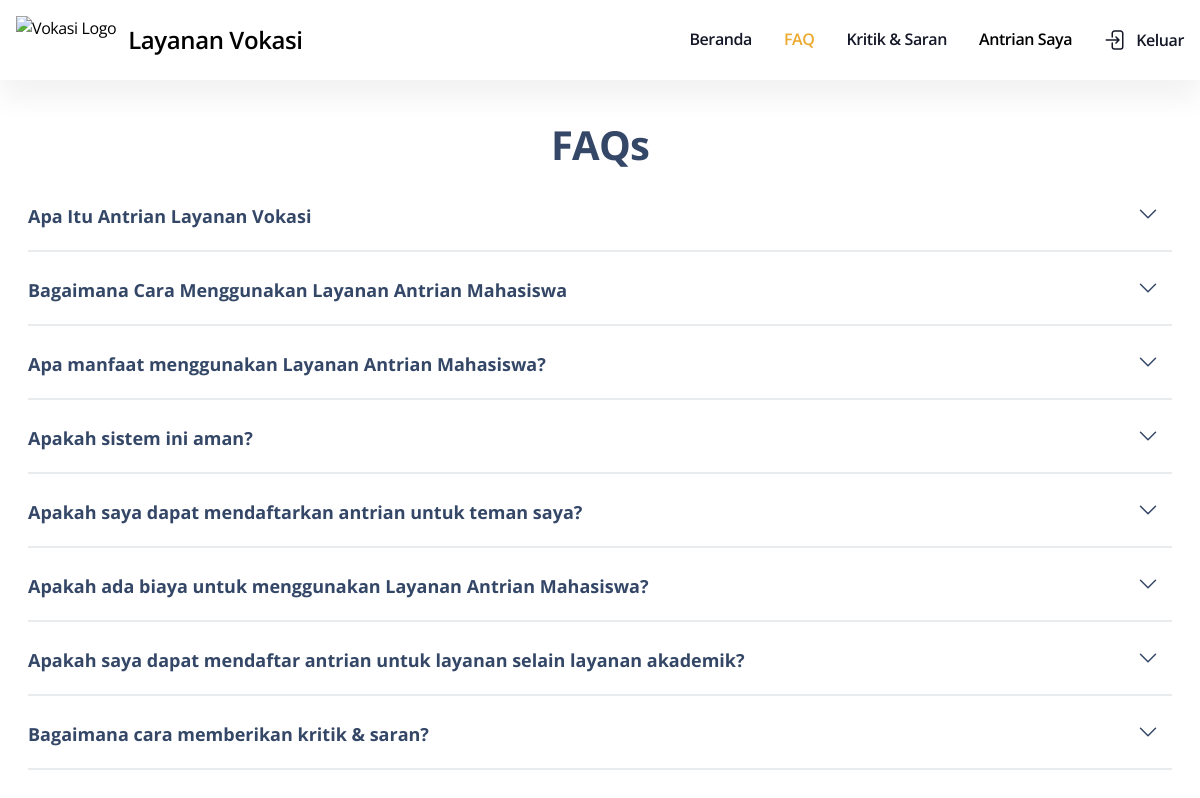
Page /build/pages/userFAQ.php on the committed database.
### tables this page shows
CREATE TABLE `faq` (
  `id_faq` int(11) NOT NULL,
  `pertanyaan` varchar(255) NOT NULL,
  `jawaban` varchar(255) NOT NULL
);

### build/pages/userFAQ.php (the view, shortened to what this page needs)
<!DOCTYPE html>
<html lang="en">
<head>
    <link href="../assets/css/style.css" rel="stylesheet" />
</head>
<body class="">
    <nav class="bg-white shadow-dark-blur border-gray-200">
        <div class="max-w-screen-xl flex flex-wrap items-center justify-between mx-auto p-4">
            <a href="./UserBeranda.php" class="flex items-center space-x-3 ">
                <img src="../assets/img/LogoV.png" class="h-12" alt="Vokasi Logo" />
                <span class="self-center text-2xl font-semibold whitespace-nowrap
          ">Layanan Vokasi</span>
            </a>
            <div class="hidden w-full md:block md:w-auto" id="navbar-default">
                <ul
                    class="font-semibold flex flex-col p-4 md:p-0 mt-4 border border-gray-100 rounded-lg bg-gray-50 md:flex-row md:space-x-8 rtl:space-x-reverse md:mt-0 md:border-0 md:bg-white ">
                    <li>
                        <a href="./userBeranda.php"
                            class="block py-2 px-3 text-gray-900 rounded hover:bg-gray-100  md:hover:bg-transparent md:border-0 md:hover:text-[#EBA92E] md:p-0 ">Beranda</a>
                    </li>
                    <li>
                        <a href="./userFAQ.php"
                            class="block py-2 px-3 text-[#EBA92E] rounded hover:bg-gray-100 md:hover:bg-transparent md:border-0 md:hover:text-[#EBA92E] md:p-0 ">FAQ</a>
                    </li>
                    <li>
                        <a href="./userKritik&Saran.php"
                            class="block py-2 px-3 text-gray-900 rounded hover:bg-gray-100 md:hover:bg-transparent md:border-0 md:hover:text-[#EBA92E] md:p-0 ">Kritik
                            & Saran</a>
                    </li>
                    <li>
                    <a href="./userAntrianSaya.php"
                        class="block py-2 px-3  rounded hover:bg-gray-100  md:hover:bg-transparent md:border-0 md:hover:text-[#EBA92E] md:p-0  ">Antrian Saya</a>
                    </li>
                    <li>
                        <a href="../index.php"
                            class="flex items-center py-2 px-3 text-gray-900 rounded hover:bg-gray-100 md:hover:bg-transparent md:border-0 md:hover:text-[#EBA92E] md:p-0 ">
                            <p class="mb-0 ml-2 font-semibold">Keluar</p>
                        </a>
                    </li>
                </ul>
            </div>
        </div>
    </nav>
    <main class="max-w-screen-xl mx-auto p-7 py-10">
        <h1 class="text-10 font-bold text-center mb-6">FAQs</h1>
        <?php
          $servername = "localhost";
          $username = "root";
          $password = "";
          $dbname = "antrian";
          $conn = mysqli_connect($servername, $username, $password, $dbname);
          $sql = "SELECT * FROM faq ";
          $result = mysqli_query($conn, $sql);
          if (mysqli_num_rows($result) > 0) {
            while ($row = mysqli_fetch_assoc($result)) {
                ?>
        <div class="w-full ">
            <div class="accordion-item mb-4 border-b-2 py-2">
                <h2 class="accordion-header text-lg font-bold mb-3 pr-3">
                    <button class="accordion-button w-full text-start flex justify-between" type="button"
                        onclick="toggleAccordion(this)">
                        <?= $row["pertanyaan"] ?>
                        <svg xmlns="http://www.w3.org/2000/svg" fill="none" viewBox="0 0 24 24" stroke-width="1.5"
                            stroke="currentColor" class="w-6 h-6">
                            <path stroke-linecap="round" stroke-linejoin="round" d="M19.5 8.25l-7.5 7.5-7.5-7.5" />
                        </svg>
                    </button>
                </h2>
            </div>
        </div>
        <?php
          }
        } else {
            echo "0 results";
        }
        ?>
    </main>
</body>
</html>

### rows in the picture
faq: pertanyaan "Apa Itu Antrian Layanan Vokasi"
faq: pertanyaan "Bagaimana Cara Menggunakan Layanan Antrian Mahasiswa"
faq: pertanyaan "Apa manfaat menggunakan Layanan Antrian Mahasiswa?"
faq: pertanyaan "Apakah sistem ini aman?"
faq: pertanyaan "Apakah saya dapat mendaftarkan antrian untuk teman saya?"
faq: pertanyaan "Apakah ada biaya untuk menggunakan Layanan Antrian Mahasiswa?"
faq: pertanyaan "Apakah saya dapat mendaftar antrian untuk layanan selain layanan akademik?"
faq: pertanyaan "Bagaimana cara memberikan kritik & saran?"
